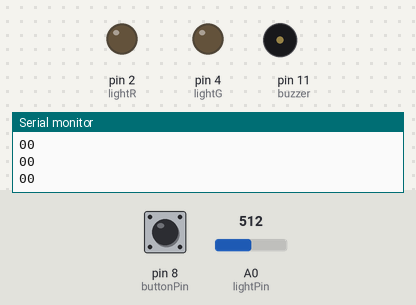
The sketch below on a simulated Arduino Uno, built with avr-gcc and run on an emulated ATmega328P. On the bench: output pins drawn as LEDs (lit = HIGH), buzzer (waves = sounding), the last lines printed to the serial monitor. Inputs (shaded band) come from the test bench; at power-on: pin 8 (buttonPin) LOW, A0 (lightPin) = 512.

Above: at 1.2 s.
1.3 s: pin 8 (buttonPin) pulled HIGH for 0.15 s
At 2.4 s:
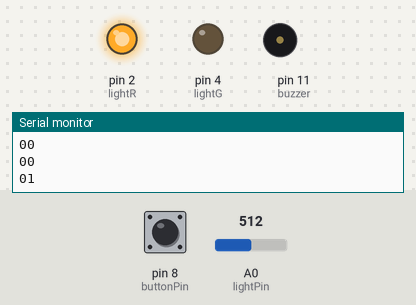
At 4.2 s:
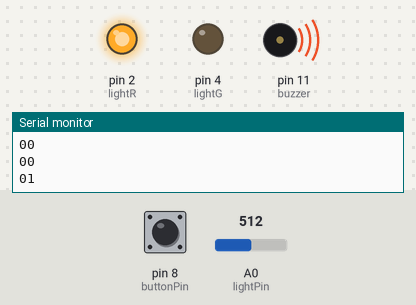
4.4 s: pin 8 (buttonPin) pulled HIGH for 1 s
At 5.1 s:
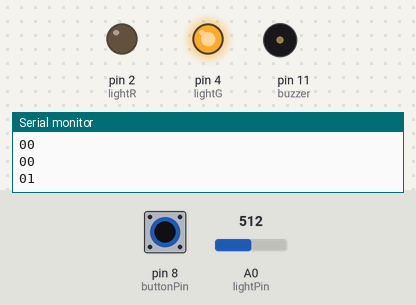
Timing chart, 0 to 7.4 s (numbered marks = the images above; inputs shaded):
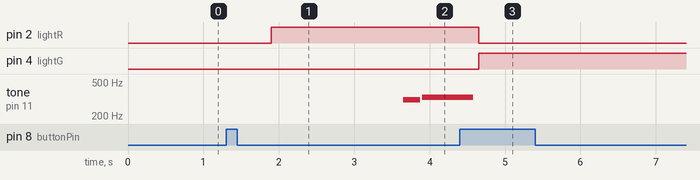

Measured:
- after the input at 1.3 s, pin 2 (lightR): LOW → HIGH after 0.60 s; tone on pin 11 (buzzer): silent → 311 Hz after 2.4 s, → silent 0.23 s later, → 330 Hz 0.03 s later
- after the input at 4.4 s, pin 2 (lightR): HIGH → LOW after 0.25 s; pin 4 (lightG): LOW → HIGH after 0.25 s; tone on pin 11 (buzzer): goes on until 4.6 s, then stays silent

The sketch:

pink_panter_light_detector.ino
```cpp
/*
  Pink Panther theme
  Connect a piezo buzzer or speaker to pin 11 or select a new pin.
  More songs available at https://github.com/robsoncouto/arduino-songs

                                              Robson Couto, 2019
*/
#define NOTE_B0  31
#define NOTE_C1  33
#define NOTE_CS1 35
#define NOTE_D1  37
#define NOTE_DS1 39
#define NOTE_E1  41
#define NOTE_F1  44
#define NOTE_FS1 46
#define NOTE_G1  49
#define NOTE_GS1 52
#define NOTE_A1  55
#define NOTE_AS1 58
#define NOTE_B1  62
#define NOTE_C2  65
#define NOTE_CS2 69
#define NOTE_D2  73
#define NOTE_DS2 78
#define NOTE_E2  82
#define NOTE_F2  87
#define NOTE_FS2 93
#define NOTE_G2  98
#define NOTE_GS2 104
#define NOTE_A2  110
#define NOTE_AS2 117
#define NOTE_B2  123
#define NOTE_C3  131
#define NOTE_CS3 139
#define NOTE_D3  147
#define NOTE_DS3 156
#define NOTE_E3  165
#define NOTE_F3  175
#define NOTE_FS3 185
#define NOTE_G3  196
#define NOTE_GS3 208
#define NOTE_A3  220
#define NOTE_AS3 233
#define NOTE_B3  247
#define NOTE_C4  262
#define NOTE_CS4 277
#define NOTE_D4  294
#define NOTE_DS4 311
#define NOTE_E4  330
#define NOTE_F4  349
#define NOTE_FS4 370
#define NOTE_G4  392
#define NOTE_GS4 415
#define NOTE_A4  440
#define NOTE_AS4 466
#define NOTE_B4  494
#define NOTE_C5  523
#define NOTE_CS5 554
#define NOTE_D5  587
#define NOTE_DS5 622
#define NOTE_E5  659
#define NOTE_F5  698
#define NOTE_FS5 740
#define NOTE_G5  784
#define NOTE_GS5 831
#define NOTE_A5  880
#define NOTE_AS5 932
#define NOTE_B5  988
#define NOTE_C6  1047
#define NOTE_CS6 1109
#define NOTE_D6  1175
#define NOTE_DS6 1245
#define NOTE_E6  1319
#define NOTE_F6  1397
#define NOTE_FS6 1480
#define NOTE_G6  1568
#define NOTE_GS6 1661
#define NOTE_A6  1760
#define NOTE_AS6 1865
#define NOTE_B6  1976
#define NOTE_C7  2093
#define NOTE_CS7 2217
#define NOTE_D7  2349
#define NOTE_DS7 2489
#define NOTE_E7  2637
#define NOTE_F7  2794
#define NOTE_FS7 2960
#define NOTE_G7  3136
#define NOTE_GS7 3322
#define NOTE_A7  3520
#define NOTE_AS7 3729
#define NOTE_B7  3951
#define NOTE_C8  4186
#define NOTE_CS8 4435
#define NOTE_D8  4699
#define NOTE_DS8 4978
#define REST      0


// change this to make the song slower or faster
int tempo = 120;

// change this to whichever pin you want to use
int buzzer = 11;

// notes of the moledy followed by the duration.
// a 4 means a quarter note, 8 an eighteenth , 16 sixteenth, so on
// !!negative numbers are used to represent dotted notes,
// so -4 means a dotted quarter note, that is, a quarter plus an eighteenth!!
int melody[] = {

  // Pink Panther theme
  // Score available at https://musescore.com/benedictsong/the-pink-panther
  // Theme by Masato Nakamura, arranged by Teddy Mason

  REST,2, REST,4, REST,8, NOTE_DS4,8,
  NOTE_E4,-4, REST,8, NOTE_FS4,8, NOTE_G4,-4, REST,8, NOTE_DS4,8,
  NOTE_E4,-8, NOTE_FS4,8,  NOTE_G4,-8, NOTE_C5,8, NOTE_B4,-8, NOTE_E4,8, NOTE_G4,-8, NOTE_B4,8,
  NOTE_AS4,2, NOTE_A4,-16, NOTE_G4,-16, NOTE_E4,-16, NOTE_D4,-16,
  NOTE_E4,2, REST,4, REST,8, NOTE_DS4,4,

  NOTE_E4,-4, REST,8, NOTE_FS4,8, NOTE_G4,-4, REST,8, NOTE_DS4,8,
  NOTE_E4,-8, NOTE_FS4,8,  NOTE_G4,-8, NOTE_C5,8, NOTE_B4,-8, NOTE_G4,8, NOTE_B4,-8, NOTE_E5,8,
  NOTE_DS5,1,
  NOTE_D5,2, REST,4, REST,8, NOTE_DS4,8,
  NOTE_E4,-4, REST,8, NOTE_FS4,8, NOTE_G4,-4, REST,8, NOTE_DS4,8,
  NOTE_E4,-8, NOTE_FS4,8,  NOTE_G4,-8, NOTE_C5,8, NOTE_B4,-8, NOTE_E4,8, NOTE_G4,-8, NOTE_B4,8,

  NOTE_AS4,2, NOTE_A4,-16, NOTE_G4,-16, NOTE_E4,-16, NOTE_D4,-16,
  NOTE_E4,-4, REST,4,
  REST,4, NOTE_E5,-8, NOTE_D5,8, NOTE_B4,-8, NOTE_A4,8, NOTE_G4,-8, NOTE_E4,-8,
  NOTE_AS4,16, NOTE_A4,-8, NOTE_AS4,16, NOTE_A4,-8, NOTE_AS4,16, NOTE_A4,-8, NOTE_AS4,16, NOTE_A4,-8,
  NOTE_G4,-16, NOTE_E4,-16, NOTE_D4,-16, NOTE_E4,16, NOTE_E4,16, NOTE_E4,2,

};

// sizeof gives the number of bytes, each int value is composed of two bytes (16 bits)
// there are two values per note (pitch and duration), so for each note there are four bytes
int notes = sizeof(melody) / sizeof(melody[0]) / 2;

// this calculates the duration of a whole note in ms
int wholenote = (60000 * 4) / tempo;

int divider = 0, noteDuration = 0;

//This is for stop and play effect
int  dt=100;
int lightPin=A0;

//this is for LED display
int lightG=4;
int lightR=2;
int lightVal;

//this is for button play
int buttonPin=8;
int buttonRead;

void setup() {
  // iterate over the notes of the melody.
  // Remember, the array is twice the number of notes (notes + durations)
  //Light detecting code
  pinMode(lightPin,INPUT);
  Serial.begin(9600);
  pinMode(lightG,OUTPUT);
  pinMode(lightR,OUTPUT);
  pinMode(buttonPin,INPUT);

}
int stopNote=0;
int buttonState;
void loop() {
  buttonRead=digitalRead(buttonPin);
  Serial.print(buttonState);
  Serial.println(buttonRead);
    if(buttonRead==1){
      if(buttonState==0){
       buttonState=1;}
      else{buttonState=0;}
      delay(dt*5);}

  delay(dt);
  if(buttonState==1){
  while((lightVal<20)){


    digitalWrite(lightR,HIGH);
    digitalWrite(lightG,LOW);


  for (int thisNote = stopNote; thisNote < notes * 2; thisNote = thisNote + 2) {
     //Rememberst where the song stopped
     stopNote= thisNote+2;
     if(stopNote>155){
    stopNote=0;
  }

    //Switches the device on or off
    lightVal=analogRead(lightPin);
    buttonRead=digitalRead(buttonPin);
    if(buttonRead==1){
      if(buttonState==1){
        buttonState=0;
        digitalWrite(lightR,LOW);
        digitalWrite(lightG,HIGH);
        }
      else{
      buttonState=1;
      digitalWrite(lightR,LOW);
      digitalWrite(lightG,HIGH);
      }
      delay(dt*5);
      break;
    }

    // calculates the duration of each note
    divider = melody[thisNote + 1];
    if (divider > 0) {
      // regular note, just proceed
      noteDuration = (wholenote) / divider;
    } else if (divider < 0) {
      // dotted notes are represented with negative durations!!
      noteDuration = (wholenote) / abs(divider);
      noteDuration *= 1.5; // increases the duration in half for dotted notes
    }

    // we only play the note for 90% of the duration, leaving 10% as a pause
    tone(buzzer, melody[thisNote], noteDuration * 0.9);

    // Wait for the specief duration before playing the next note.
    delay(noteDuration);

    // stop the waveform generation before the next note.
    noTone(buzzer);


     //Breaks code if lightVal is above 20
    lightVal=analogRead(lightPin);
    buttonRead=digitalRead(buttonPin);


    if(lightVal>20 && buttonState==0){
      digitalWrite(lightR,LOW);
      digitalWrite(lightG,LOW);
      break;
      }


  }
  }
  }

}

 
```
